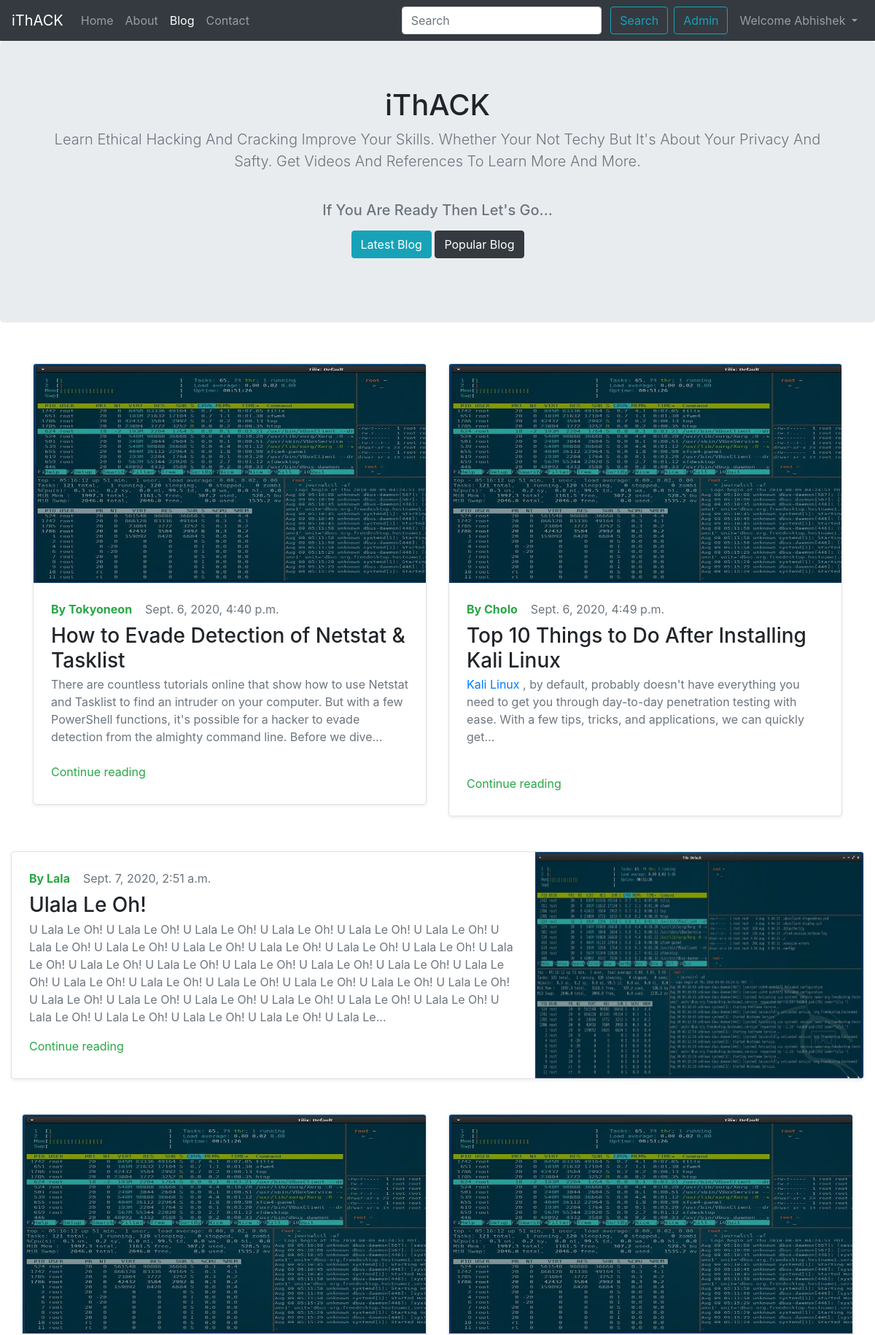
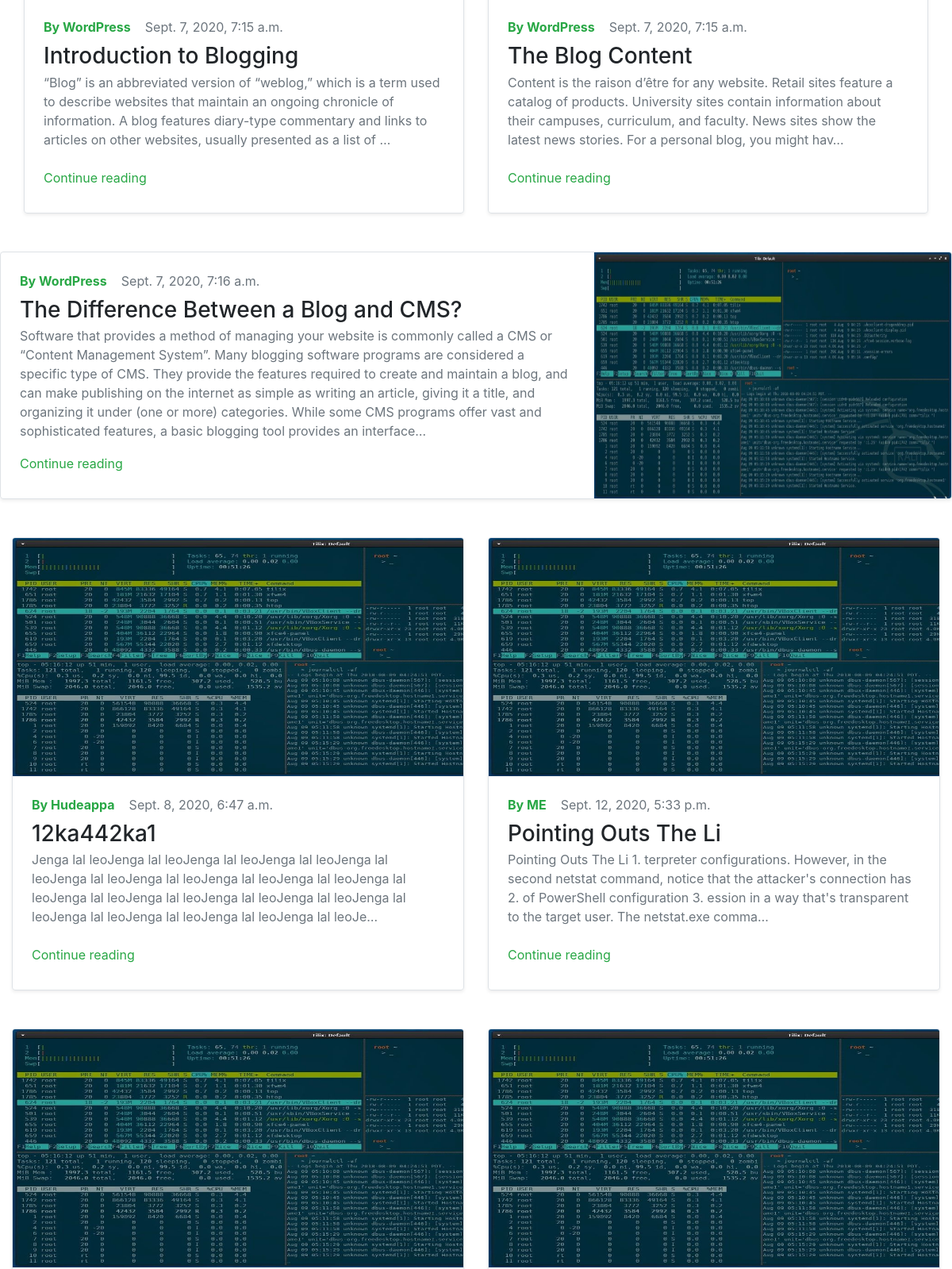
Page /blog/ (signed in, upper part) on the committed database (2 pictures, top to bottom).
### blog/models.py (models this page shows, shortened)
class Post(models.Model):
    sno = models.AutoField(primary_key=True)
    title = models.CharField(max_length=200)
    content = models.TextField()
    author = models.CharField(max_length=50)
    slug = models.CharField(max_length=210)
    views = models.IntegerField(default=0)
    thumbnail = models.ImageField(upload_to="blog/images", default="")
    timestamp = models.DateTimeField(blank=True)

### blog/views.py (the view)
# urls.py: path('', views.blogHome, name='blogHome'),
def blogHome(request):
    allPosts = Post.objects.all()
    context = {'allPosts': allPosts}
    return render(request, 'blog/blogHome.html', context)

### templates/blog/blogHome.html (shortened to what this page needs)
{% extends 'base.html' %}
{% block blogactive %} active {% endblock blogactive %}
{% block body %}
<section class="jumbotron text-center">
  <div class="container">
    <h1>iThACK</h1>
    <p class="lead text-muted">Learn Ethical Hacking And Cracking Improve Your Skills. Whether Your Not Techy But It's
      About Your Privacy And Safty. Get Videos And References To Learn More And More.</p><br>
    <h5 class=" text-muted"> If You Are Ready Then Let's Go...</h5>
    <p>
      <a href="http://127.0.0.1:8000/blog/imp" class="btn btn-info my-2">Latest Blog</a>
      <a href="http://127.0.0.1:8000/blog/first-post" class="btn btn-dark my-2">Popular Blog</a>
    </p>
  </div>
</section>
<div class="container my-3">
  <div class="row mb-2">
    {% for post in allPosts %}
    {% if post.sno|divisibleby:3 %}
    <div class="row mb-2">
      <div class="row no-gutters border rounded overflow-hidden flex-md-row my-4 shadow-sm h-md-250 position-relative">
        <div class="col p-4 d-flex flex-column position-static">
          <span class="text-muted"><strong class="d-inline-block mb-2 text-success">By
              {{post.author}}</strong>&nbsp;&nbsp;&nbsp;&nbsp;{{post.timestamp}}</span>
          <h3 class="mb-0">{{post.title}}</h3>
          <p class="card-text mb-auto text-muted">{{post.content|safe|truncatechars:500}}</p>
          <div class="my-2">
            <a href="/blog/{{post.slug}}" class="stretched-link text-success">Continue reading</a>
          </div>
        </div>
        <div class="col-auto d-none d-lg-block">
          <img src="/static/img/take.jpg" width="450" height="310" <rect width="100%" height="100%"></rect>
        </div>
      </div>
      {% else %}
      <div class="col-md-6">
        <div
          class="row no-gutters border rounded overflow-hidden flex-md-row my-4 shadow-sm h-md-250 position-relative">
          <div class="col-auto d-none d-lg-block">
            <img src="/static/img/take.jpg" width="840" height="300">
          </div>
          <div class="col p-4 d-flex flex-column position-static">
            <span class="text-muted"><strong class="d-inline-block mb-2 text-success">By
                {{post.author}}</strong>&nbsp;&nbsp;&nbsp;&nbsp;{{post.timestamp}}</span>
            <h3 class="mb-0">{{post.title|truncatechars:47}}</h3>
            <p class="card-text mb-auto text-muted">
            <div class="preview text-muted">{{post.content|safe|truncatechars:250}}</div>
            </p>
            <div class="my-2">
              <a href="/blog/{{post.slug}}" class="stretched-link text-success">Continue reading</a>
            </div>
          </div>
        </div>
      </div>
      {% endif %}
      {% endfor %}
    </div>
  </div>
  {% endblock body %}

### templates/base.html (shortened to what this page needs)
<!doctype html>
<html lang="en">
<head>
    <link rel="stylesheet" href="https://stackpath.bootstrapcdn.com/bootstrap/4.5.2/css/bootstrap.min.css"
>
</head>
<body>
    <nav class="navbar navbar-expand-lg navbar-dark bg-dark">
        <a class="navbar-brand" href="/">iThACK</a>
        <div class="collapse navbar-collapse" id="navbarSupportedContent">
            <ul class="navbar-nav mr-auto">
                <li class="nav-item {% block homeactive %} {% endblock homeactive %}">
                    <a class="nav-link" href="/">Home <span class="sr-only">(current)</span></a>
                </li>
                <li class="nav-item {% block aboutactive %} {% endblock aboutactive %}">
                    <a class="nav-link" href="/about">About</a>
                </li>
                <li class="nav-item {% block blogactive %} {% endblock blogactive %}">
                    <a class="nav-link" href="/blog">Blog</a>
                </li>
                <li class="nav-item {% block contactactive %} {% endblock contactactive %}">
                    <a class="nav-link" href="/contact">Contact</a>
                </li>
            </ul>
            <div class="ml-auto form-inline">
                <form method="get" action="/search" class="my-2 my-lg-0">
                    <input class="form-control mr-sm-2" type="search" placeholder="Search" aria-label="Search"
                        id="query" name="query">
                    <button class="btn btn-outline-info my-2 my-sm-0" type="submit">Search</button>
                </form>
                <a href="/admin" class="btn btn-outline-info m-2 my-sm-0" target="_black" role="button">Admin</a>
                {% if user.is_authenticated %}
                <ul class="navbar-nav">
                    <li class="nav-item dropdown">
                        <a class="nav-link dropdown-toggle" href="#" id="navbarDropdown" role="button"
                            data-toggle="dropdown" aria-haspopup="true" aria-expanded="false">
                            Welcome {{request.user}}
                        </a>
                    </li>
                </ul>
                {% endif %}
            </div>
        </div>
    </nav>
    {% block body %}
    {% endblock body %}
</body>
</html>

### rows in the picture
Post: author "Tokyoneon", timestamp "Sept. 6, 2020, 4:40 p.m.", title "How to Evade Detection of Netstat & Tasklist", content "There are countless tutorials online that show how to use Netstat and Tasklist to find an intruder on your computer. But with a few PowerShell functions, it's possible for a hacker to evade detection from the almighty command line. Before we dive…"
Post: author "Cholo", timestamp "Sept. 6, 2020, 4:49 p.m.", title "Top 10 Things to Do After Installing Kali Linux", content "Kali Linux , by default, probably doesn't have everything you need to get you through day-to-day penetration testing with ease. With a few tips, tricks, and applications, we can quickly get…"
Post: author "Lala", timestamp "Sept. 7, 2020, 2:51 a.m.", title "Ulala Le Oh!", content "U Lala Le Oh! U Lala Le Oh! U Lala Le Oh! U Lala Le Oh! U Lala Le Oh! U Lala Le Oh! U Lala Le Oh! U Lala Le Oh! U Lala Le Oh! U Lala Le Oh! U Lala Le Oh! U Lala Le Oh! U Lala Le Oh! U Lala Le Oh! U Lala Le Oh! U Lala Le Oh! U Lala Le Oh! U Lala Le Oh! U Lala Le Oh! U Lala Le Oh! U Lala Le Oh! U Lala Le Oh! U Lala Le Oh! U Lala Le Oh! U Lala Le Oh! U Lala Le Oh! U Lala Le Oh! U Lala Le Oh! U Lala Le Oh! U Lala Le Oh! U Lala Le Oh! U Lala Le Oh! U Lala Le Oh! U Lala Le Oh! U Lala Le Oh! U Lala Le…"
Post: author "WordPress", timestamp "Sept. 7, 2020, 7:15 a.m.", title "Introduction to Blogging", content "“Blog” is an abbreviated version of “weblog,” which is a term used to describe websites that maintain an ongoing chronicle of information. A blog features diary-type commentary and links to articles on other websites, usually presented as a list of …"
Post: author "WordPress", timestamp "Sept. 7, 2020, 7:15 a.m.", title "The Blog Content", content "Content is the raison d’être for any website. Retail sites feature a catalog of products. University sites contain information about their campuses, curriculum, and faculty. News sites show the latest news stories. For a personal blog, you might hav…"
Post: author "WordPress", timestamp "Sept. 7, 2020, 7:16 a.m.", title "The Difference Between a Blog and CMS?", content "Software that provides a method of managing your website is commonly called a CMS or “Content Management System”. Many blogging software programs are considered a specific type of CMS. They provide the features required to create and maintain a blog, and can make publishing on the internet as simple as writing an article, giving it a title, and organizing it under (one or more) categories. While some CMS programs offer vast and sophisticated features, a basic blogging tool provides an interface…"
Post: author "Hudeappa", timestamp "Sept. 8, 2020, 6:47 a.m.", title "12ka442ka1", content "Jenga lal leoJenga lal leoJenga lal leoJenga lal leoJenga lal leoJenga lal leoJenga lal leoJenga lal leoJenga lal leoJenga lal leoJenga lal leoJenga lal leoJenga lal leoJenga lal leoJenga lal leoJenga lal leoJenga lal leoJenga lal leoJenga lal leoJe…"
Post: author "ME", timestamp "Sept. 12, 2020, 5:33 p.m.", title "Pointing Outs The Li", content "Pointing Outs The Li 1. terpreter configurations. However, in the second netstat command, notice that the attacker's connection has 2. of PowerShell configuration 3. ession in a way that's transparent to the target user. The netstat.exe comma…"

### other values in the picture
{{ request.user }} "Abhishek"
